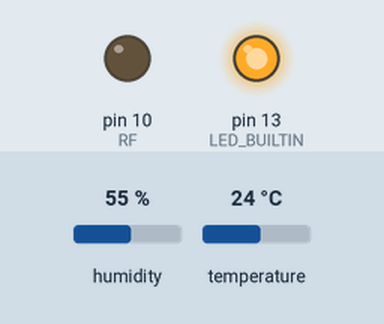
A sketch run on a simulated Arduino Uno, built with avr-gcc and run on an emulated ATmega328P. Parts: output pins drawn as LEDs (lit = HIGH). The test bench sets the inputs (shaded band); at power-on: humidity 55 %, temperature 24 °C.

Above: at 0.48 s.
At 5.3 s:
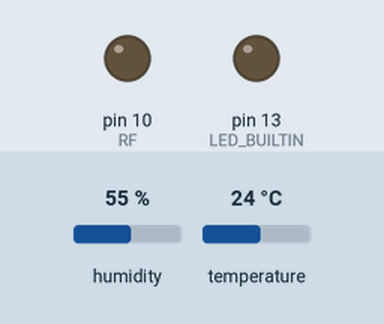
At 8.93 s:
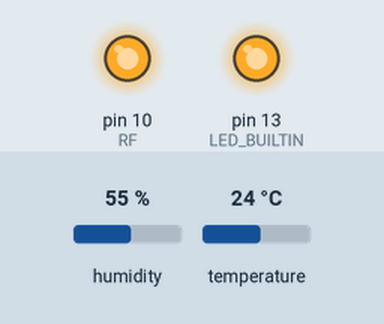
Timing chart, 0 to 10.3 s (numbered marks = the images above):
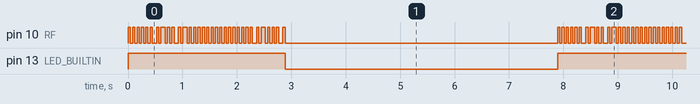

Measured:
- by itself, pin 10 (RF): moves between LOW and HIGH, repeating every 7.9 s
- by itself, pin 13 (LED_BUILTIN): alternates HIGH for 2.9 s and LOW for 5.0 s

The sketch:

temp_transmit.ino
```cpp
#include <DHT.h>
#include <DHT_U.h>

#include <RCSwitch.h>

RCSwitch mySwitch = RCSwitch();
DHT dht(11, DHT22);

#define RF 10
#define DELAY 40

void setup() {
  pinMode(LED_BUILTIN, OUTPUT);
  pinMode(RF, OUTPUT);
}

void set(int first, int second) {
    digitalWrite(RF, first);
    delay(DELAY);
    digitalWrite(RF, second);
    delay(DELAY);
}

void send_bit(bool hi) {
  if (hi) {
    set(LOW, HIGH); // 1
  } else {
    set(HIGH, LOW); // 0
  }
}

void send_char(uint8_t val) {
  bool parity = false;
  for (uint8_t i = 0; i < 8; ++i) {
    bool b = val & (1 << i);
    parity ^= b;
    send_bit(b);
  }

  send_bit(parity);
}

void send_data(const char *msg, size_t len) {
  for (size_t i = 0; i < len; ++i) {
    send_char(msg[i]);
  }
}

void send_string(const char *msg) {
  send_data(msg, strlen(msg));
}

void loop() {
  float t = dht.readTemperature();
  if (isnan(t)) {
    return;
  }

  digitalWrite(LED_BUILTIN, HIGH);

  // premable
  {
    for (int i = 0; i < 6; ++i) {
      send_bit(false);
    }

    send_bit(true);
    send_bit(true);
  }

  uint8_t int_part = (uint8_t)t;
  uint8_t dec_part = (t - (uint8_t)t) * 255;
  send_char(int_part);
  send_char(dec_part);
  send_char(int_part ^ dec_part);

  send_bit(true);
  digitalWrite(RF, LOW);

  digitalWrite(LED_BUILTIN, LOW);

  delay(5000);
}
```
